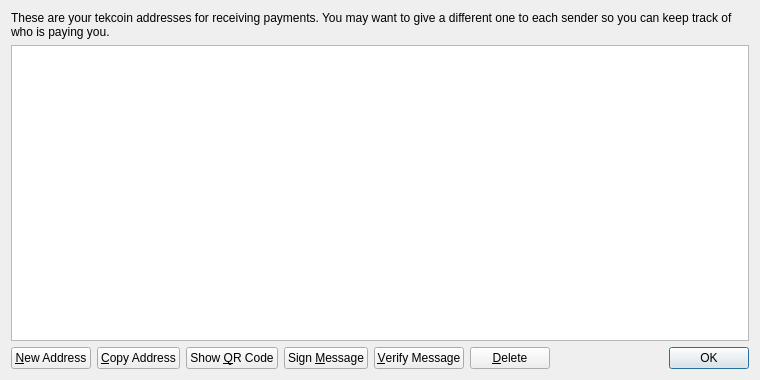
<?xml version="1.0" encoding="UTF-8"?>
<ui version="4.0">
 <class>AddressBookPage</class>
 <widget class="QWidget" name="AddressBookPage">
  <property name="geometry">
   <rect>
    <x>0</x>
    <y>0</y>
    <width>760</width>
    <height>380</height>
   </rect>
  </property>
  <property name="windowTitle">
   <string>Address Book</string>
  </property>
  <layout class="QVBoxLayout" name="verticalLayout">
   <item>
    <widget class="QLabel" name="labelExplanation">
     <property name="text">
      <string>These are your tekcoin addresses for receiving payments. You may want to give a different one to each sender so you can keep track of who is paying you.</string>
     </property>
     <property name="textFormat">
      <enum>Qt::PlainText</enum>
     </property>
     <property name="wordWrap">
      <bool>true</bool>
     </property>
    </widget>
   </item>
   <item>
    <widget class="QTableView" name="tableView">
     <property name="contextMenuPolicy">
      <enum>Qt::CustomContextMenu</enum>
     </property>
     <property name="toolTip">
      <string>Double-click to edit address or label</string>
     </property>
     <property name="tabKeyNavigation">
      <bool>false</bool>
     </property>
     <property name="alternatingRowColors">
      <bool>true</bool>
     </property>
     <property name="selectionMode">
      <enum>QAbstractItemView::SingleSelection</enum>
     </property>
     <property name="selectionBehavior">
      <enum>QAbstractItemView::SelectRows</enum>
     </property>
     <property name="sortingEnabled">
      <bool>true</bool>
     </property>
     <attribute name="verticalHeaderVisible">
      <bool>false</bool>
     </attribute>
    </widget>
   </item>
   <item>
    <layout class="QHBoxLayout" name="horizontalLayout">
     <item>
      <widget class="QPushButton" name="newAddressButton">
       <property name="toolTip">
        <string>Create a new address</string>
       </property>
       <property name="text">
        <string>&amp;New Address</string>
       </property>
       <property name="icon">
        <iconset resource="../tekcoin.qrc">
         <normaloff>:/icons/add</normaloff>:/icons/add</iconset>
       </property>
      </widget>
     </item>
     <item>
      <widget class="QPushButton" name="copyToClipboard">
       <property name="toolTip">
        <string>Copy the currently selected address to the system clipboard</string>
       </property>
       <property name="text">
        <string>&amp;Copy Address</string>
       </property>
       <property name="icon">
        <iconset resource="../tekcoin.qrc">
         <normaloff>:/icons/editcopy</normaloff>:/icons/editcopy</iconset>
       </property>
      </widget>
     </item>
     <item>
      <widget class="QPushButton" name="showQRCode">
       <property name="text">
        <string>Show &amp;QR Code</string>
       </property>
       <property name="icon">
        <iconset resource="../tekcoin.qrc">
         <normaloff>:/icons/qrcode</normaloff>:/icons/qrcode</iconset>
       </property>
      </widget>
     </item>
     <item>
      <widget class="QPushButton" name="signMessage">
       <property name="toolTip">
        <string>Sign a message to prove you own a tekcoin address</string>
       </property>
       <property name="text">
        <string>Sign &amp;Message</string>
       </property>
       <property name="icon">
        <iconset resource="../tekcoin.qrc">
         <normaloff>:/icons/edit</normaloff>:/icons/edit</iconset>
       </property>
      </widget>
     </item>
     <item>
      <widget class="QPushButton" name="verifyMessage">
       <property name="toolTip">
        <string>Verify a message to ensure it was signed with a specified tekcoin address</string>
       </property>
       <property name="text">
        <string>&amp;Verify Message</string>
       </property>
       <property name="icon">
        <iconset resource="../tekcoin.qrc">
         <normaloff>:/icons/transaction_0</normaloff>:/icons/transaction_0</iconset>
       </property>
      </widget>
     </item>
     <item>
      <widget class="QPushButton" name="deleteButton">
       <property name="toolTip">
        <string>Delete the currently selected address from the list</string>
       </property>
       <property name="text">
        <string>&amp;Delete</string>
       </property>
       <property name="icon">
        <iconset resource="../tekcoin.qrc">
         <normaloff>:/icons/remove</normaloff>:/icons/remove</iconset>
       </property>
      </widget>
     </item>
     <item>
      <spacer name="horizontalSpacer">
       <property name="orientation">
        <enum>Qt::Horizontal</enum>
       </property>
       <property name="sizeHint" stdset="0">
        <size>
         <width>40</width>
         <height>20</height>
        </size>
       </property>
      </spacer>
     </item>
     <item>
      <widget class="QDialogButtonBox" name="buttonBox">
       <property name="sizePolicy">
        <sizepolicy hsizetype="Maximum" vsizetype="Fixed">
         <horstretch>0</horstretch>
         <verstretch>0</verstretch>
        </sizepolicy>
       </property>
       <property name="standardButtons">
        <set>QDialogButtonBox::Ok</set>
       </property>
      </widget>
     </item>
    </layout>
   </item>
  </layout>
 </widget>
 <resources>
  <include location="../tekcoin.qrc"/>
 </resources>
 <connections/>
</ui>
